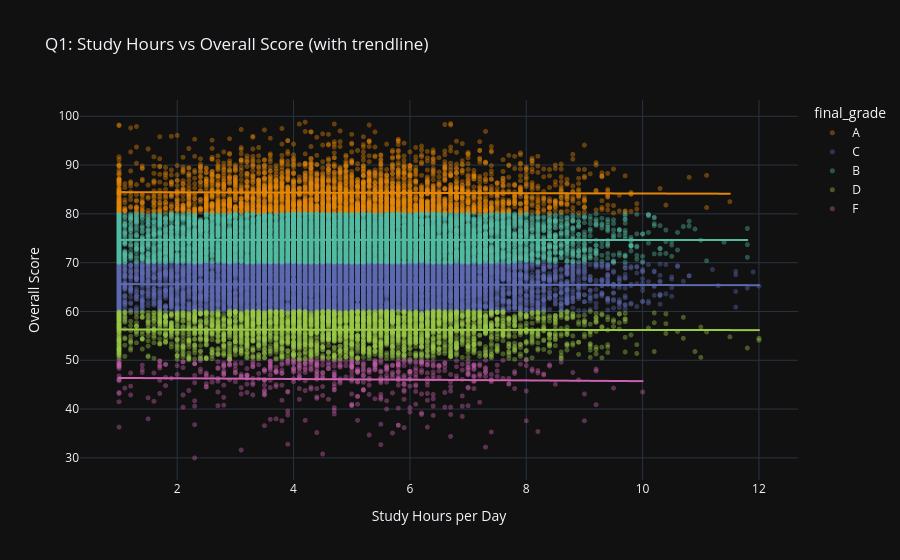

The code cell stored with this chart in its notebook:
### Markdown cell above
## Q1: Do study hours positively impact overall performance?

**Answer:** Looking at the trendline below, the relationship is essentially flat
(correlation ≈ -0.01). In this dataset, the number of hours a student studies per day
does **not** have a meaningful positive (or negative) impact on overall score.

### Code cell
fig = px.scatter(
    df, x='study_hours', y='overall_score', color='final_grade',
    trendline='ols', opacity=0.4, color_discrete_sequence=VIVID,
    title='Q1: Study Hours vs Overall Score (with trendline)',
    labels={'study_hours': 'Study Hours per Day', 'overall_score': 'Overall Score'}
)
fig.update_traces(marker=dict(size=5))
fig.show()

### Figure 1 — Plotly figure (JSON) as saved in the notebook; plotly's stock layout.template omitted (floating-point values rounded to 4 significant figures; data arrays with more than 128 entries replaced by an {"elided": "..."} marker saying what was removed)
{"data": [{"hovertemplate": "final_grade=A<br>Study Hours per Day=%{x}<br>Overall Score=%{y}<extra></extra>", "legendgroup": "A", "marker": {"color": "rgb(229, 134, 6)", "opacity": 0.4, "size": 5, "symbol": "circle"}, "mode": "markers", "name": "A", "showlegend": true, "type": "scattergl", "x": {"elided": "3338 float values"}, "xaxis": "x", "y": {"elided": "3338 float values"}, "yaxis": "y"}, {"hovertemplate": "<b>OLS trendline</b><br>overall_score = -0.0302789 * study_hours + 84.4772<br>R<sup>2</sup>=0.000267<br><br>final_grade=A<br>Study Hours per Day=%{x}<br>Overall Score=%{y} <b>(trend)</b><extra></extra>", "legendgroup": "A", "marker": {"color": "rgb(229, 134, 6)", "size": 5, "symbol": "circle"}, "mode": "lines", "name": "A", "showlegend": false, "type": "scattergl", "x": {"elided": "3338 float values"}, "xaxis": "x", "y": {"elided": "3338 float values"}, "yaxis": "y"}, {"hovertemplate": "final_grade=C<br>Study Hours per Day=%{x}<br>Overall Score=%{y}<extra></extra>", "legendgroup": "C", "marker": {"color": "rgb(93, 105, 177)", "opacity": 0.4, "size": 5, "symbol": "circle"}, "mode": "markers", "name": "C", "showlegend": true, "type": "scattergl", "x": {"elided": "8756 float values"}, "xaxis": "x", "y": {"elided": "8756 float values"}, "yaxis": "y"}, {"hovertemplate": "<b>OLS trendline</b><br>overall_score = -0.0194011 * study_hours + 65.6176<br>R<sup>2</sup>=0.000176<br><br>final_grade=C<br>Study Hours per Day=%{x}<br>Overall Score=%{y} <b>(trend)</b><extra></extra>", "legendgroup": "C", "marker": {"color": "rgb(93, 105, 177)", "size": 5, "symbol": "circle"}, "mode": "lines", "name": "C", "showlegend": false, "type": "scattergl", "x": {"elided": "8756 float values"}, "xaxis": "x", "y": {"elided": "8756 float values"}, "yaxis": "y"}, {"hovertemplate": "final_grade=B<br>Study Hours per Day=%{x}<br>Overall Score=%{y}<extra></extra>", "legendgroup": "B", "marker": {"color": "rgb(82, 188, 163)", "opacity": 0.4, "size": 5, "symbol": "circle"}, "mode": "markers", "name": "B", "showlegend": true, "type": "scattergl", "x": {"elided": "9037 float values"}, "xaxis": "x", "y": {"elided": "9037 float values"}, "yaxis": "y"}, {"hovertemplate": "<b>OLS trendline</b><br>overall_score = -0.00250375 * study_hours + 74.6795<br>R<sup>2</sup>=0.000003<br><br>final_grade=B<br>Study Hours per Day=%{x}<br>Overall Score=%{y} <b>(trend)</b><extra></extra>", "legendgroup": "B", "marker": {"color": "rgb(82, 188, 163)", "size": 5, "symbol": "circle"}, "mode": "lines", "name": "B", "showlegend": false, "type": "scattergl", "x": {"elided": "9037 float values"}, "xaxis": "x", "y": {"elided": "9037 float values"}, "yaxis": "y"}, {"hovertemplate": "final_grade=D<br>Study Hours per Day=%{x}<br>Overall Score=%{y}<extra></extra>", "legendgroup": "D", "marker": {"color": "rgb(153, 201, 69)", "opacity": 0.4, "size": 5, "symbol": "circle"}, "mode": "markers", "name": "D", "showlegend": true, "type": "scattergl", "x": {"elided": "3338 float values"}, "xaxis": "x", "y": {"elided": "3338 float values"}, "yaxis": "y"}, {"hovertemplate": "<b>OLS trendline</b><br>overall_score = -0.0109102 * study_hours + 56.3165<br>R<sup>2</sup>=0.000066<br><br>final_grade=D<br>Study Hours per Day=%{x}<br>Overall Score=%{y} <b>(trend)</b><extra></extra>", "legendgroup": "D", "marker": {"color": "rgb(153, 201, 69)", "size": 5, "symbol": "circle"}, "mode": "lines", "name": "D", "showlegend": false, "type": "scattergl", "x": {"elided": "3338 float values"}, "xaxis": "x", "y": {"elided": "3338 float values"}, "yaxis": "y"}, {"hovertemplate": "final_grade=F<br>Study Hours per Day=%{x}<br>Overall Score=%{y}<extra></extra>", "legendgroup": "F", "marker": {"color": "rgb(204, 97, 176)", "opacity": 0.4, "size": 5, "symbol": "circle"}, "mode": "markers", "name": "F", "showlegend": true, "type": "scattergl", "x": {"elided": "531 float values"}, "xaxis": "x", "y": {"elided": "531 float values"}, "yaxis": "y"}, {"hovertemplate": "<b>OLS trendline</b><br>overall_score = -0.0731456 * study_hours + 46.4566<br>R<sup>2</sup>=0.001396<br><br>final_grade=F<br>Study Hours per Day=%{x}<br>Overall Score=%{y} <b>(trend)</b><extra></extra>", "legendgroup": "F", "marker": {"color": "rgb(204, 97, 176)", "size": 5, "symbol": "circle"}, "mode": "lines", "name": "F", "showlegend": false, "type": "scattergl", "x": {"elided": "531 float values"}, "xaxis": "x", "y": {"elided": "531 float values"}, "yaxis": "y"}], "layout": {"legend": {"title": {"text": "final_grade"}, "tracegroupgap": 0}, "title": {"text": "Q1: Study Hours vs Overall Score (with trendline)"}, "xaxis": {"anchor": "y", "domain": [0, 1], "title": {"text": "Study Hours per Day"}}, "yaxis": {"anchor": "x", "domain": [0, 1], "title": {"text": "Overall Score"}}}}
